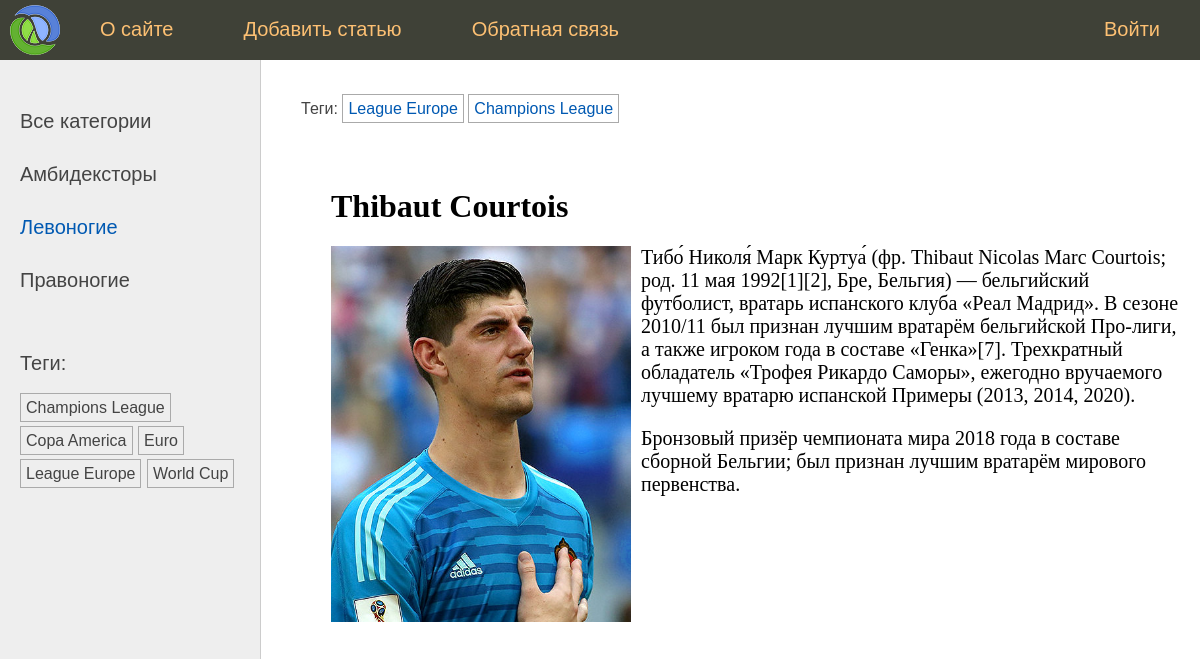
The page /post/Thibaut-courtois/ on the database its author committed.
### footballers/models.py (models this page shows, shortened)
class Category(models.Model):
    name = models.CharField(max_length=100,db_index=True)
    slug = models.SlugField(max_length=255,unique=True,db_index=True)
    class Meta:
        verbose_name_plural='Categorys'
    def get_absolute_url(self):
        return reverse('category',kwargs={"cat_slug":self.slug})

class TagPost(models.Model):
    tag = models.CharField(max_length=100,db_index=True)
    slug = models.SlugField(max_length=255,unique=True,db_index=True)
    def get_absolute_url(self):
        return reverse('tag',kwargs={'tag_slug':self.slug})

class Footballers(models.Model):
    class Status(models.IntegerChoices):
        DRAFT = 0,'Черновик'
        PUBLISHED = 1,'Опубликовано'
    title = models.CharField(max_length=255,verbose_name='Оглавление:')
    slug = models.SlugField(max_length=255,unique=True,db_index=True,verbose_name='URL:')
    photo=models.ImageField(upload_to='photos/%Y/%m/', default=None,blank=True,null=True,verbose_name='Фото')
    content = models.TextField(blank=True,verbose_name='Описание:')
    time_create=models.DateTimeField(auto_now_add=True)
    time_update = models.DateTimeField(auto_now=True)
    is_published = models.BooleanField(choices=tuple(map(lambda x: (bool(x[0]),x[1]),Status.choices)), default=Status.PUBLISHED)
    cat = models.ForeignKey('Category',on_delete=models.PROTECT,related_name='posts')
    tags = models.ManyToManyField('TagPost',blank=True,related_name='tags')
    wife = models.OneToOneField('Wife',on_delete=models.SET_NULL,null= True,blank=True,related_name='wif')
    objects = models.Manager()
    published = PublishManager()
    class Meta:
        verbose_name_plural='Footballers'
        ordering = ['-time_create']
        indexes = [
            models.Index(fields=['-time_create'])
        ]

### footballers/views.py (the view)
# urls.py: path('post/<slug:post_slug>/',show_post,name='post'),
def show_post(request,post_slug):
    post = get_object_or_404(Footballers, slug= post_slug)
    data = {
        'title': post.title,
        'menu': menu,
        'post':post,
        "cat_selected":1,
    }
    return render(request,'footballers/post.html',data)

### footballers/templatetags/football_tags.py (called while the page is built)
@register.inclusion_tag('footballers/list_categories.html')
def show_categories(cat_selected = 0):
    cats = Category.objects.annotate(total=Count("posts")).filter(total__gt=0)
    return {'cats':cats,'cat_selected':cat_selected}

@register.inclusion_tag('footballers/list_tags.html')
def show_all_tegs():
    return {'tags':TagPost.objects.annotate(total=Count("tags")).filter(total__gt=0)}

### footballers/templates/footballers/post.html
{% extends 'base.html' %}
{%block breadcrumbs%}
{%with post.tags.all as tags%}
{%if tags%}
<ul class="tags-list">
    <li>Теги: </li>
    {% for t in tags%}
    <li><a href="{{t.get_absolute_url}}">{{t.tag}}</a></li>
    {%endfor%}
</ul>
{%endif%}
{%endwith%}
{%endblock%}
{% block content %}
<h1>{{post.title}}</h1>
{%if post.photo %}
<p><img src="{{post.photo.url}}" class="img-article-left" alt=""></p>
{%endif%}
{{post.content|linebreaks}}
{% endblock %}

### footballers/templates/footballers/list_categories.html
{%for cat in cats %}
    {%if cat.id == cat_selected %}
    <li class="selected">{{cat.name}}</li>
    {%else%}
    <li><a href="{{ cat.get_absolute_url}}">{{cat.name}}</a></li>
    {%endif%}
{%endfor%}

### footballers/templates/footballers/list_tags.html
{% if tags %}
<p>Теги:</p>
<ul class="tags-list">
    {% for t in tags %}
    <li><a href="{{t.get_absolute_url}}">{{t.tag}}</a></li>
    {%endfor%}
</ul>
{%endif%}

### rows shown on the page
Category: name "Амбидексторы"
Category: name "Левоногие"
Category: name "Правоногие"
TagPost: tag "Champions League"
TagPost: tag "Copa America"
TagPost: tag "Euro"
TagPost: tag "League Europe"
TagPost: tag "World Cup"
Footballers: title "Thibaut Courtois", photo (picture), content "Тибо́ Николя́ Марк Куртуа́ (фр. Thibaut Nicolas Marc Courtois; род. 11 мая 1992[1][2], Бре, Бельгия) — бельгийский футболист, вратарь испанского клуба «Реал Мадрид». В сезоне 2010/11 был признан лучшим вратарём бельгийской Про-лиги, а также игроком года в составе «Генка»[7]. Трехкратный обладатель «Трофея Рикардо Саморы», ежегодно вручаемого лучшему вратарю испанской Примеры (2013, 2014, 2020). Бронзовый призёр чемпионата мира 2018 года в составе сборной Бельгии; был признан лучшим вратарём мирового первенства."

### other values the page prints
{{ m.title }} "О сайте" "Добавить статью" "Обратная связь" "Войти"
